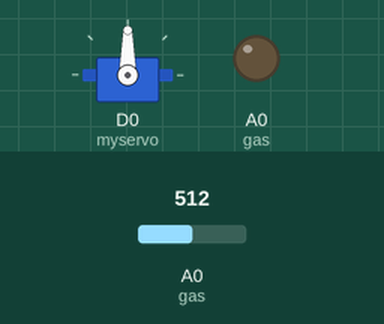
Simulated run of this sketch. Board: ESP8266 (NodeMCU). On the bench: servo, output pins drawn as LEDs (lit = HIGH). Inputs (shaded band) come from the test bench; at power-on: A0 (gas) = 512. WiFi joins after 1.5 s; servers stay silent unless stated; no radio packets arrive unless stated; no MQTT or app messages arrive unless stated; what the sketch prints to the serial monitor is not drawn.

Above: at 2.8 s.
2.9 s: A0 (gas) set to 783
7.1 s: A0 (gas) set to 812
At 8.4 s:
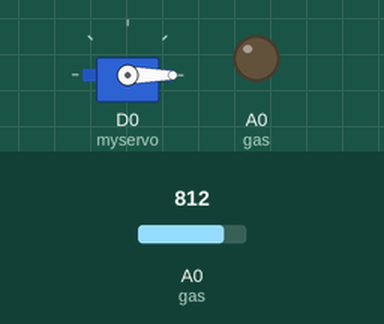
At 28.4 s:
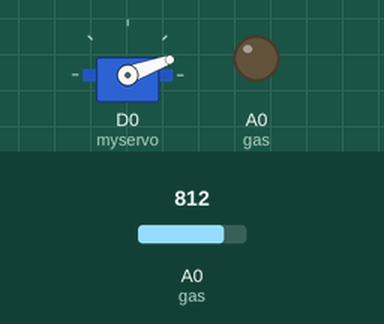
Timing chart, 0 to 30.1 s (numbered marks = the images above; inputs shaded):
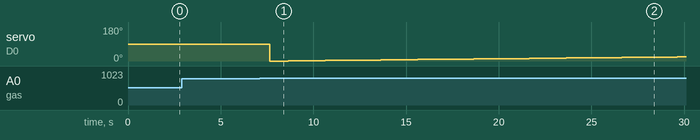

The sketch:

Multi_Rx.ino
```cpp
#include <ESP8266WiFi.h>
#include <PubSubClient.h>
#include <Servo.h>
#include <SPI.h> //Call SPI library so you can communicate with the nRF24L01+
#include <nRF24L01.h> //nRF2401 libarary found at https://github.com/tmrh20/RF24/
#include <RF24.h> //nRF2401 libarary found at https://github.com/tmrh20/RF24/

// CHANGE TO YOUR WIFI CREDENTIALS
const char* ssid = "Deepu";
const char* password = "12345678";


// CHANGE TO YOUR DEVICE CREDENTIALS AS PER IN IBM BLUMIX

#define ORG "0wzxse"
#define DEVICE_TYPE "ESP8266"
#define DEVICE_ID "smartKitchen"
#define TOKEN "smartKitchen123"  //  Authentication Token OF THE DEVICE

//-------- Customise the below values --------
const char publishTopic[] = "iot-2/evt/kitchen/fmt/json";
char server[] = ORG ".messaging.internetofthings.ibmcloud.com";
char authMethod[] = "use-token-auth";
char token[] = TOKEN;
char clientId[] = "d:" ORG ":" DEVICE_TYPE ":" DEVICE_ID;


Servo myservo;
WiFiClient wifiClient;
PubSubClient client(server, 1883, wifiClient);
//void publishData(int jar1, int jar2, int gas_value, int weight);

const int pinCE = D4; //This pin is used to set the nRF24 to standby (0) or active mode (1)
const int pinCSN = D8; //This pin is used to tell the nRF24 whether the SPI communication is a command or message to send out
#define gas A0
int publishInterval = 5000; // 30 seconds
long lastPublishMillis;

RF24 wirelessSPI(pinCE, pinCSN); // Declare object from nRF24 library (Create your wireless SPI)
const uint64_t rAddress[] = {0xB00B1E50D2LL, 0xB00B1E50C3LL};  //Create pipe addresses for the 2 nodes to recieve data, the "LL" is for LongLong type

void setup()
{

  pinMode(gas, OUTPUT);
  myservo.attach(D0);//pin attached to servo motor
  Serial.begin(9600);  //start serial to communication
  Serial.println();
  wirelessSPI.begin();  //Start the nRF24 module
  wirelessSPI.openReadingPipe(1, rAddress[0]);     //open pipe o for recieving meassages with pipe address
  wirelessSPI.openReadingPipe(2, rAddress[1]);     //open pipe o for recieving meassages with pipe address
  wirelessSPI.startListening();                 // Start listening for messages
  wifiConnect();
  mqttConnect();
}

void loop()
{

  int gas_value, pos, weight = 10;
  byte pipeNum = 0;
  byte newPacket = false;
  byte jar1, jar2;

  if (wirelessSPI.available(&pipeNum)) {
    newPacket = true;
    if (pipeNum == 1 || pipeNum == 2) {
      wirelessSPI.read(&jar1, 1);
      // Serial.println(jar1);
      wirelessSPI.read(&jar2, 1);
      // Serial.println(jar2);
    }
  }
  if (newPacket) {
    Serial.print(jar1);
    Serial.print(F(", "));
    Serial.println(jar2);
  }
  delay(1000);

  //Read the LPG gas leakage from MQ6 sensor
  gas_value = analogRead(gas);

  // Fan control code based on the Gas sensor values
  if (gas_value > 800)
  {
    for (pos = 0; pos <= 180; pos += 1) { // goes from 0 degrees to 180 degrees
      // in steps of 1 degree
      myservo.write(pos);              // tell servo to go to position in variable 'pos'
      delay(1000);
    }
    for (pos = 180; pos >= 0; pos -= 1) { // goes from 180 degrees to 0 degrees
      myservo.write(pos);              // tell servo to go to position in variable 'pos'
      delay(1000);                       // waits 15ms for the servo to reach the position
    }
  }
  if (millis() - lastPublishMillis > publishInterval)
  {
    publishData(jar1, jar2, gas_value, weight);
    lastPublishMillis = millis();
  }

  if (!client.loop()) {
    mqttConnect();
  }
}

void wifiConnect() {
  Serial.print("Connecting to "); Serial.print(ssid);
  WiFi.begin(ssid, password);
  while (WiFi.status() != WL_CONNECTED) {
    delay(500);
    Serial.print(".");
  }
  Serial.print("\nWiFi connected, IP address: "); Serial.println(WiFi.localIP());
}

void mqttConnect() {
  if (!client.connected()) {
    Serial.print("Reconnecting MQTT client to "); Serial.println(server);
    while (!client.connect(clientId, authMethod, token)) {
      Serial.print(".");
      delay(500);
    }

    Serial.println();
  }
}

void publishData(int jar1, int jar2, int gas_value, int weight)
{

  //Generating payload for publishing the values
  String payload = "{\"d\":{\"Jar1\":";
  payload += jar1;
  payload += ",""\"Jar2\":";
  payload +=  jar2;
  payload += ",""\"Gas_level\":";
  payload +=  gas_value;
  payload += ",""\"Weight\":";
  payload +=  weight;
  payload += "}}";

  Serial.print("\n");
  Serial.print("Sending payload: "); Serial.println(payload);

  if (client.publish(publishTopic, (char*) payload.c_str())) {
    Serial.println("Publish OK");
  } else {
    Serial.println("Publish FAILED");
  }
}
```

Measured:
- the behaviour switches between 800 and 801 on A0 (gas) (found by bisection; images 0 and 1)
- after the input at 2.9 s, every drawn part: stays the same
- after the input at 7.1 s, servo on D0 (myservo): 90° → 0° after 0.54 s, → 1° 1.0 s later, → 2° 1.0 s later, → 3° 1.0 s later, … (23 changes in this stretch)
